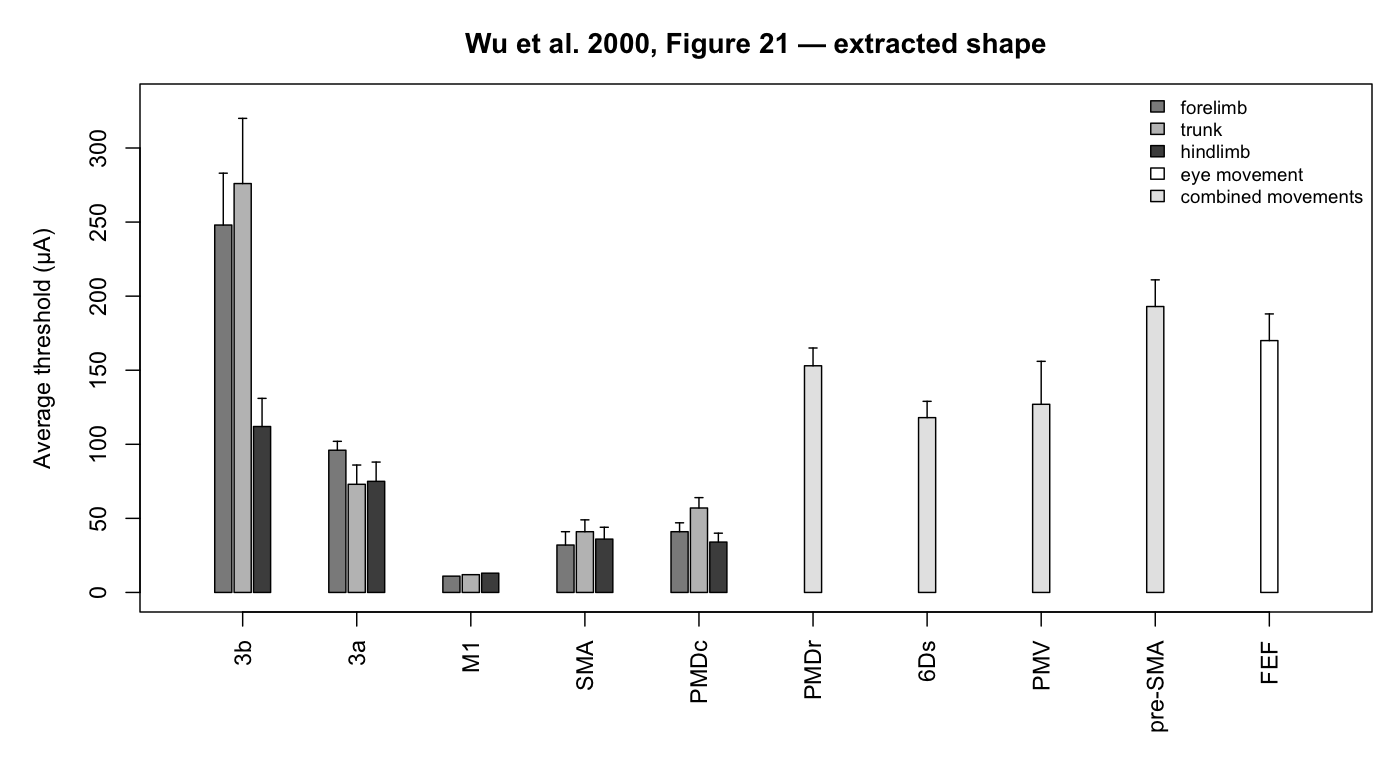

This figure's R source:
## Visual shape check; reads only the built item CSV, never hardcodes measurements.
a <- grep('^--file=',commandArgs(FALSE),value=TRUE)
if(!length(a))stop('Run with Rscript.')
folder <- dirname(normalizePath(sub('^--file=','',a[1])))
item_name <- tools::file_path_sans_ext(basename(sub('_replot[.]R$','.R',sub('^--file=','',a[1]))))
d <- utils::read.csv(file.path(folder,paste0(item_name,'.csv')),check.names=FALSE)
stopifnot(nrow(d)==20L,identical(d$source_order,seq_len(20L)))
areas <- unique(d$area_as_published)
colors <- c('gray55','gray75','gray30','white','gray90')
png(file.path(folder,paste0(item_name,'_replot.png')),width=1400,height=780,res=140)
op <- par(mar=c(6,5,3,1))
plot(NA,xlim=c(.5,length(areas)+.5),ylim=c(0,330),xlab='',ylab='Average threshold (µA)',
     xaxt='n',yaxt='n',main='Wu et al. 2000, Figure 21 — extracted shape')
axis(2,at=seq(0,300,50));axis(1,at=seq_along(areas),labels=areas,las=2)
for(i in seq_len(nrow(d))){
  x <- d$group_order[i] + if(d$group_order[i]<=5)(d$series_order[i]-2)*.17 else 0
  rect(x-.075,0,x+.075,d$mean_threshold_uA_approx[i],col=colors[d$series_order[i]],border='black')
  if(!is.na(d$upper_sem_endpoint_uA_approx[i])){
    segments(x,d$mean_threshold_uA_approx[i],x,d$upper_sem_endpoint_uA_approx[i])
    segments(x-.035,d$upper_sem_endpoint_uA_approx[i],x+.035,d$upper_sem_endpoint_uA_approx[i])
  }
}
legend('topright',legend=c('forelimb','trunk','hindlimb','eye movement','combined movements'),
       fill=colors,border='black',cex=.8,bty='n')
par(op);dev.off()
cat('Replot:',file.path(folder,paste0(item_name,'_replot.png')),'\n')
